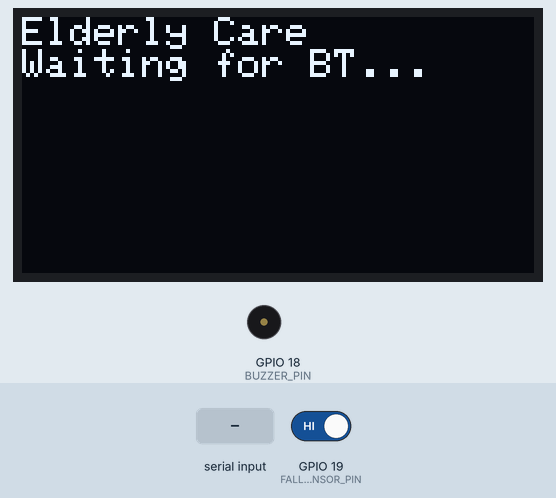
A sketch run on a simulated ESP32. Shown: 128×64 one-colour display, buzzer (waves = sounding, pin HIGH). The test bench sets the inputs (shaded band); at power-on: GPIO 19 (FALL_SENSOR_PIN) HIGH. WiFi joins after 1.5 s; servers stay silent unless stated; random numbers use the default seed unless the sketch sets one; nothing arrives over Bluetooth unless stated; what the sketch prints to the serial monitor is not drawn.

Above: at 2.7 s.
2.8 s: "MED:\n" received over the second serial link
At 3.2 s:
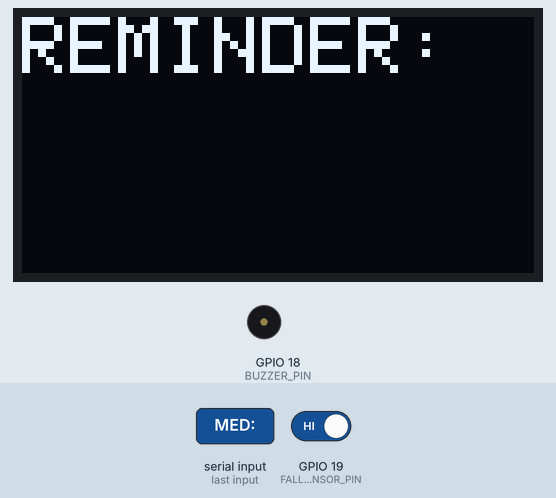
4.3 s: "MED_CLEAR\n" received over the second serial link
At 5.5 s:
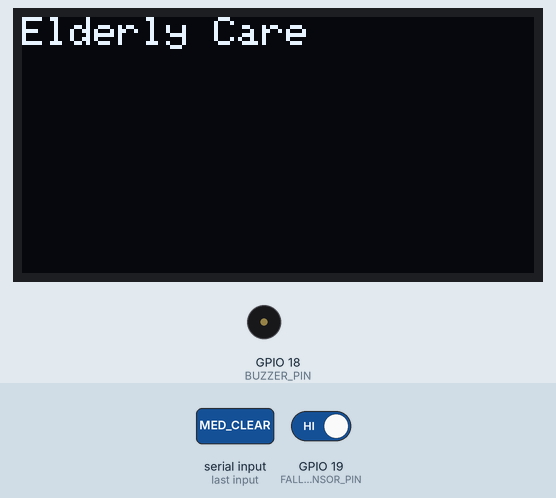
5.8 s: GPIO 19 (FALL_SENSOR_PIN) driven LOW
At 6.9 s:
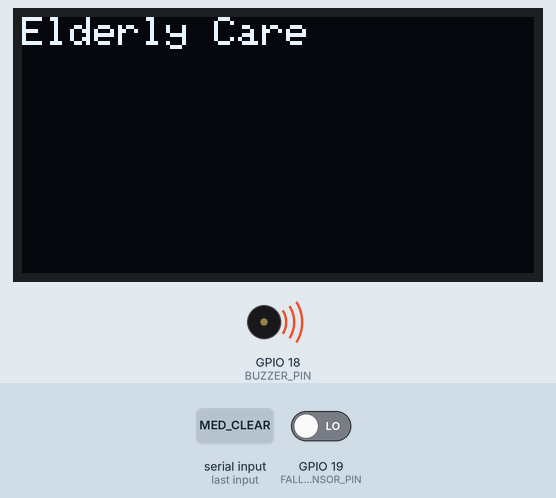
Timing chart, 0 to 8.8 s (numbered marks = the images above; inputs shaded):
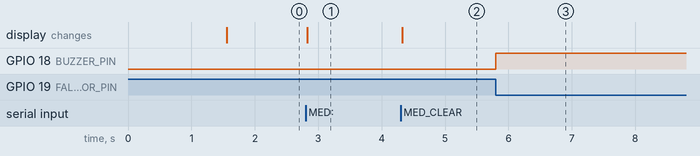

The sketch:

esp32_sample.ino
```cpp
/*
  ESP32 Prototype Setup for Elderly Fall Detection System
  - Bluetooth Classic (SPP) for Fall Alerts & SpO2 streaming
  - WiFi WebServer for HTTP commands (trigger buzzer, get metrics)
*/

#include "BluetoothSerial.h"
#include <WiFi.h>
#include <WebServer.h>
#include <SPI.h>
#include <Wire.h>
#include <Adafruit_GFX.h>
#include <Adafruit_SSD1306.h>

#define SCREEN_WIDTH 128
#define SCREEN_HEIGHT 64
#define OLED_RESET     -1
#define SCREEN_ADDRESS 0x3C
Adafruit_SSD1306 display(SCREEN_WIDTH, SCREEN_HEIGHT, &Wire, OLED_RESET);

#if !defined(CONFIG_BT_ENABLED) || !defined(CONFIG_BLUEDROID_ENABLED)
#error Bluetooth is not enabled! Please run `make menuconfig` to and enable it
#endif

BluetoothSerial SerialBT;

// WiFi credentials (update for local network)
const char* ssid = "YOUR_WIFI_SSID";
const char* password = "YOUR_WIFI_PASSWORD";

WebServer server(80);

// Hardware Pins (Simulated)
const int BUZZER_PIN = 18;
const int FALL_SENSOR_PIN = 19; // Push button simulated fall

// Simulated Data
int spo2Value = 98;
unsigned long lastSpo2Read = 0;

void setup() {
  Serial.begin(115200);

  pinMode(BUZZER_PIN, OUTPUT);
  pinMode(FALL_SENSOR_PIN, INPUT_PULLUP); // LOW when pressed/fallen

  // Initialize Bluetooth
  SerialBT.begin("Elderly_ESP32_Device");
  Serial.println("Bluetooth Started. Ready to pair...");

  // Initialize WiFi
  WiFi.begin(ssid, password);
  Serial.print("Connecting to WiFi");
  while (WiFi.status() != WL_CONNECTED) {
    delay(500);
    Serial.print(".");
  }
  Serial.println();
  Serial.print("WiFi Connected. IP Address: ");
  Serial.println(WiFi.localIP());

  // Setup Web Server Endpoints
  server.on("/api/spo2", HTTP_GET, handleSpO2);
  server.on("/api/buzzer", HTTP_POST, handleBuzzerPost);
  server.begin();

  // SSD1306_SWITCHCAPVCC = generate display voltage from 3.3V internally
  if(!display.begin(SSD1306_SWITCHCAPVCC, SCREEN_ADDRESS)) {
    Serial.println(F("SSD1306 allocation failed"));
  } else {
    display.clearDisplay();
    display.setTextSize(1);
    display.setTextColor(SSD1306_WHITE);
    display.setCursor(0, 0);
    display.println("Elderly Care");
    display.println("Waiting for BT...");
    display.display();
  }
}

void loop() {
  server.handleClient();

  // Handle BT Commands if received
  if (SerialBT.available()) {
    String cmd = SerialBT.readStringUntil('\n');
    cmd.trim();
    if (cmd == "BUZZER_OFF") {
      digitalWrite(BUZZER_PIN, LOW);
      SerialBT.println("ACK_BUZZER_OFF");
    } else if (cmd.startsWith("MED:")) {
      // Expected format: MED:Paracetamol:1-0-1
      String medInfo = cmd.substring(4);
      display.clearDisplay();
      display.setCursor(0,0);
      display.setTextSize(2);
      display.println("REMINDER:");
      display.setTextSize(1);
      display.println(medInfo);
      display.display();
      SerialBT.println("ACK_MED");
    } else if (cmd == "MED_CLEAR") {
      display.clearDisplay();
      display.setCursor(0,0);
      display.println("Elderly Care");
      display.display();
    }
  }

  // Simulate SpO2 reading every 5 seconds over BT
  if (millis() - lastSpo2Read > 5000) {
    lastSpo2Read = millis();
    // Varies between 95 and 99
    spo2Value = 95 + random(5);
    if(SerialBT.hasClient()) {
      SerialBT.print("SPO2:");
      SerialBT.println(spo2Value);
    }
  }

  // Detect Fall Event
  if (digitalRead(FALL_SENSOR_PIN) == LOW) {
    Serial.println("FALL DETECTED!");
    digitalWrite(BUZZER_PIN, HIGH); // Alarm locally
    if(SerialBT.hasClient()) {
      SerialBT.println("ALERT:FALL");
    }
    delay(2000); // debounce / restrict frequent sends
  }
}

// HTTP GET /api/spo2
void handleSpO2() {
  String json = "{\"spo2\": " + String(spo2Value) + "}";
  server.send(200, "application/json", json);
}

// HTTP POST /api/buzzer (expects {"action":"on"} or {"action":"off"})
void handleBuzzerPost() {
  if (server.hasArg("plain") == false) {
    server.send(400, "text/plain", "Body not received");
    return;
  }
  String body = server.arg("plain");
  if (body.indexOf("\"action\":\"on\"") > 0) {
    digitalWrite(BUZZER_PIN, HIGH);
    server.send(200, "application/json", "{\"status\":\"Buzzer ON\"}");
  } else if (body.indexOf("\"action\":\"off\"") > 0) {
    digitalWrite(BUZZER_PIN, LOW);
    server.send(200, "application/json", "{\"status\":\"Buzzer OFF\"}");
  } else {
    server.send(400, "application/json", "{\"error\":\"Invalid action\"}");
  }
}
```

Measured:
- after the input at 2.8 s, the display: changes at once (image 1)
- after the input at 4.3 s, the display: changes at once (image 2)
- after the input at 5.8 s, GPIO 18 (BUZZER_PIN): LOW → HIGH at once
